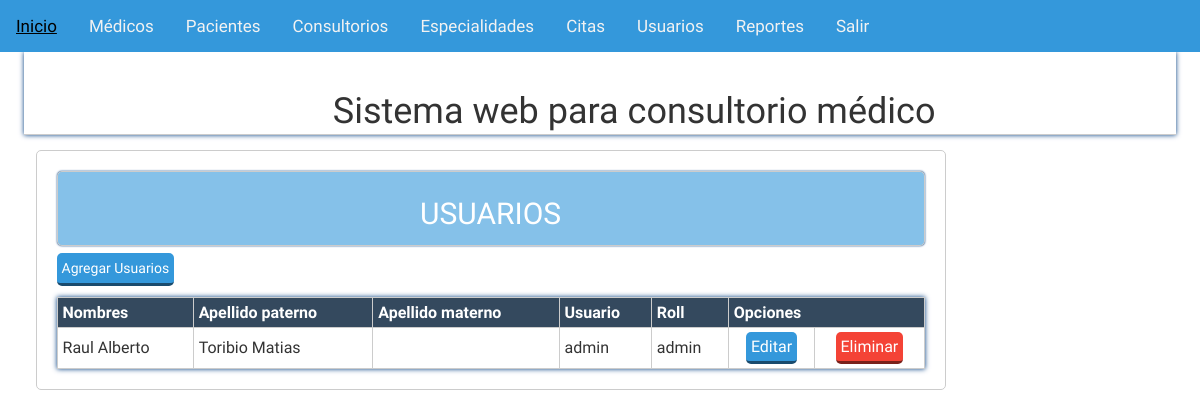
The page /vista/usuarios_vista.php on the database its author committed.
### tables this page shows
CREATE TABLE `usuarios` (
  `id` int(11) NOT NULL AUTO_INCREMENT,
  `usuario` varchar(20) NOT NULL,
  `pass` varchar(200) DEFAULT NULL,
  `nombres` varchar(50) NOT NULL,
  `apellidopat` varchar(50) NOT NULL,
  `apellidomat` varchar(45) DEFAULT NULL,
  `Roll` varchar(15) NOT NULL,
  PRIMARY KEY (`id`),
  UNIQUE KEY `usuario` (`usuario`)
);

### vista/usuarios_vista.php (the view, shortened to what this page needs)
<?php
try{
	$conexion = new PDO('mysql:host=localhost;dbname=centromedico','root','12345');
}catch(PDOException $e){
	echo "Error: ". $e->getMessage();
}
$consulta = $conexion -> prepare("
	SELECT * FROM usuarios limit 5");
$consulta ->execute();
$consulta = $consulta ->fetchAll();
?>
<?php include 'plantillas/header.php'; ?>
	<section class="main">
		<div class="wrapp">
			<?php include 'plantillas/nav.php'; ?>
				<article>
					<div class="mensaje">
						<h2>USUARIOS</h2>
					</div>
					<a class="agregar" href="registrarusuarios.php">Agregar Usuarios</a>
						<table class="tabla">
						  <tr>
							<th>Nombres</th>
							<th>Apellido paterno</th>
							<th>Apellido materno</th>
                            <th>Usuario</th>
							<th>Roll</th>
                            <th colspan="2">Opciones</th>
						  </tr>
						<?php foreach ($consulta as $Sql): ?>
						<tr>
							<?php echo "<td>". $Sql['nombres']. "</td>"; ?>
                            <?php echo "<td>". $Sql['apellidopat']. "</td>"; ?>
                            <?php echo "<td>". $Sql['apellidomat']. "</td>"; ?>
                            <?php echo "<td>". $Sql['usuario']. "</td>"; ?>
                            <?php echo "<td>". $Sql['Roll']. "</td>"; ?>
                            <?php echo "<td class='centrar'>"."<a href='actualizarusuario.php?id=".$Sql['id']."' class='editar'>Editar</a>". "</td>"; ?>
						  <?php echo "<td class='centrar'>"."<a onclick=msg(".$Sql['id'].") class='eliminar'>Eliminar</a>"."</td>"; ?>
						</tr>
						<?php endforeach; ?>
					</table>
				</article>
	</section>
<?php include 'plantillas/footer.php'; ?>
</body>
</html>

### css/estiloss.css (style rules this page uses)
* { -webkit-box-sizing: border-box; -moz-box-sizing: border-box; box-sizing: border-box; margin:0px; padding:0px; font-family: 'Antic', sans-serif; }
body { background: rgba(0,0,0,.01); color:#000; }
.wrapp { padding: 0% 2%; width:100%; margin:auto; overflow: hidden; text-align:cente }
.mensaje { background: #85C1E9; padding:5px; color:#fff; border-radius:5px; text-align: center; font-size: 1.5em; margin-bottom: 5px; box-shadow: 0 0px 2px #013D82 !important; }
article a { display:block; font-weight: normal; }
article { margin: 10px 0px; margin-left:1%; float: left; width: 79%; padding:20px; background: rgb(255, 255, 255); border-radius:5px; }
article,aside, .mensaje { border:1px solid #ccc; }
article a { margin: 2px 0px; display:inline-block; padding: 5px; color: white; border-radius:5px; cursor:pointer; border-bottom: 3px solid rgba(0, 0, 0,.5); width:auto; text-decoration:none; text-align:center; position: relative; }
article .agregar { background:#3498DB; }
article .editar { background:#3498DB; }
article .eliminar { background:#F44336; }
footer li,a { text-decoration: none; color: #fff; }
.tabla { box-shadow: 0 0px 5px #013D82 !important; width:100%; margin-top: 1%; border-collapse: collapse; }
.tabla th { background: #34495E; padding: 5px; color:white; }
.centrar { text-align: center; }
.tabla td { padding: 2px 5px; }
.tabla td,th { border:1px solid #ccc; }
a, .Dra { color: #34495E; }

### rows shown on the page
usuarios: nombres "Raul Alberto", apellidopat "Toribio Matias", usuario "admin", Roll "admin"
